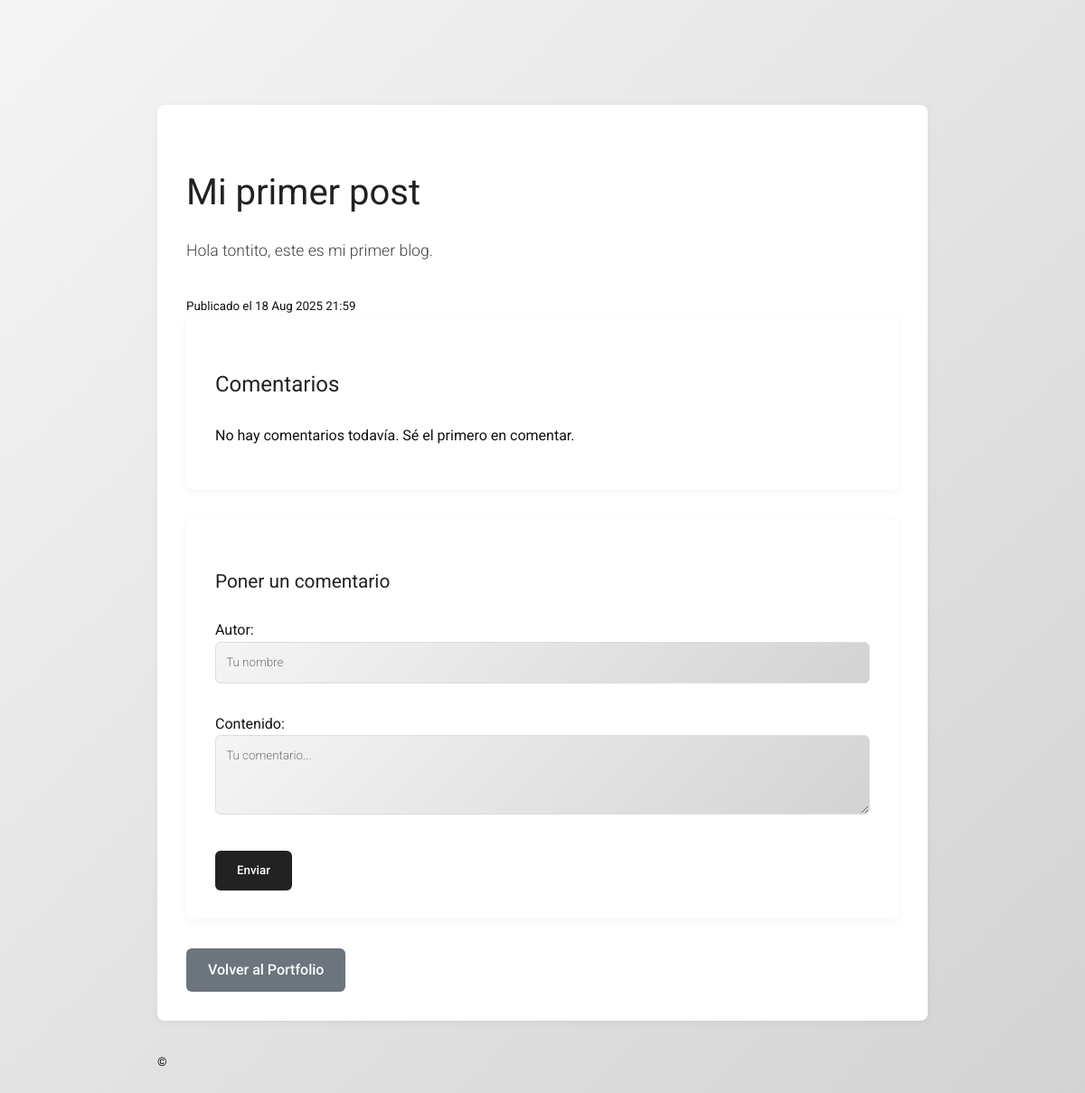
The app's page /blog/2/ with its own data.
### blog/models.py (models this page shows, shortened)
class Post(models.Model):
    titulo = models.CharField(max_length=200)
    contenido = models.TextField()
    imagen = models.ImageField(upload_to='posts/', blank=True, null=True)
    creado = models.DateTimeField(default=timezone.now)

### blog/views.py (the view)
# urls.py: path('<int:pk>/', views.post_detail, name='post_detail'),
def post_detail(request, pk):
    post = get_object_or_404(Post, pk=pk)
    comentarios = post.comentarios.filter(padre__isnull=True).order_by('-creado')
    if request.method == 'POST':
        form = ComentarioForm(request.POST)
        padre_id = request.POST.get('padre_id')
        if form.is_valid():
            comentario = form.save(commit=False)
            comentario.post = post
            if padre_id:
                comentario.padre = Comentario.objects.get(id=padre_id)
            comentario.save()
            return redirect('post_detail', pk=post.pk)
    else:
        form = ComentarioForm()
    return render(request, 'blog/post_detail.html', {
        'post': post,
        'comentarios': comentarios,
        'form': form
    })

### blog/forms.py
class ComentarioForm(forms.ModelForm):
    class Meta:
        model = Comentario
        fields = ['autor', 'contenido']
        widgets = {
            'autor': forms.TextInput(attrs={'placeholder': 'Tu nombre', 'class': 'input-com'}),
            'contenido': forms.Textarea(attrs={'placeholder': 'Tu comentario...', 'rows': 3, 'class': 'textarea-com'}),
        }

### blog/templates/blog/post_detail.html (shortened to what this page needs)
{% extends "blog/base_blog.html" %}
{% block content %}
<section id="post-detail-container">
    <div class="post-detail">
        <article class="post-content">
            <h2 class="post-title">{{ post.titulo }}</h2>
            <p class="post-body">{{ post.contenido }}</p>
            <div class="post-meta">
                <small>Publicado el {{ post.creado|date:"d M Y H:i" }}</small>
            </div>
        </article>
        <div class="comments-section">
            <h3>Comentarios</h3>
            {% for comentario in post.comentarios.all %}
                <div class="comentario">
                    <div class="comentario-header">
                        <span class="comentario-usuario">
                            @{{ comentario.autor }}
                        </span>
                    </div>
                    <div class="comentario-body">
                        <p>{{ comentario.contenido }}</p>
                    </div>
                    <div class="comentario-footer">
                        <small>{{ comentario.creado|date:"d M Y H:i" }}</small>
                        <a href="#" class="comentario-reply">Responder</a>
                    </div>
                    {% for respuesta in comentario.respuestas.all %}
                        <div class="respuesta">
                            <div class="comentario-header">
                                <span class="comentario-usuario">
                                    @{{ respuesta.autor }}
                                </span>
                            </div>
                            <div class="comentario-body">
                                <p>{{ respuesta.contenido }}</p>
                            </div>
                            <div class="comentario-footer">
                                <small>{{ respuesta.creado|date:"d M Y H:i" }}</small>
                            </div>
                        </div>
                    {% endfor %}
                </div>
            {% empty %}
                <p>No hay comentarios todavía. Sé el primero en comentar.</p>
            {% endfor %}
        </div>
        <div class="form-comentario">
            <h3>Poner un comentario</h3>
            <form method="POST">
                {{ form.as_p }}
                <button type="submit">Enviar</button>
            </form>
        </div>
        <a href="{% url 'home' %}" class="btn-volver">Volver al Portfolio</a>
      </div>
</section>
{% endblock %}

### blog/static/blog/css/blog.css (style rules this page uses)
:root { --color-bg: #fff; --color-text: #111; --color-accent: #222; --color-btn: #fff; --color-btn-bg: #222; --color-btn-hover: #fff; --color-btn-bg-hover: #444; --color-border: #222; --color-gradient: linear-gradient(135deg, #f5f5f5 0%, #d3d3d3 100%); }
body, input, textarea, select, button { font-family: 'Roboto', sans-serif; color: var(--color-text); background: var(--color-gradient); line-height: 1.6; margin: 0; padding: 0; box-sizing: border-box; }
.blog-page { max-width: 900px; margin: 0 auto; padding: 6em 1.5em 2em 1.5em; }
.post-detail { background: var(--color-bg); padding: 2rem; border-radius: 8px; box-shadow: 0 2px 10px rgba(0,0,0,0.05); margin-bottom: 2rem; }
.post-title { font-weight: 400; font-size: 2.5rem; color: var(--color-accent); margin-bottom: 1rem; }
.post-body { font-weight: 300; font-size: 1.1rem; color: #444; line-height: 1.7; margin-bottom: 2rem; }
.comments-section { background: var(--color-bg); padding: 2rem; border-radius: 8px; box-shadow: 0 2px 10px rgba(0,0,0,0.05); margin-bottom: 2rem; }
.comments-section h3 { font-weight: 400; font-size: 1.5rem; margin-bottom: 1.5rem; color: var(--color-accent); }
.form-comentario { background: var(--color-bg); padding: 2rem; border-radius: 8px; box-shadow: 0 2px 10px rgba(0,0,0,0.05); margin-bottom: 2rem; }
.form-comentario h3 { font-weight: 400; font-size: 1.3rem; margin-bottom: 1.5rem; color: var(--color-accent); }
.form-comentario input[type="text"], .form-comentario input[type="email"], .form-comentario textarea { width: 100%; padding: 0.7rem; border: 1px solid #ddd; border-radius: 6px; margin-bottom: 1rem; font-weight: 300; }
.form-comentario button[type="submit"] { background: var(--color-btn-bg); color: var(--color-btn); border: none; border-radius: 6px; padding: 0.7rem 1.5rem; cursor: pointer; font-weight: 500; transition: background 0.2s; }
.btn-volver { background: #6c757d; color: white; padding: 0.7rem 1.5rem; border-radius: 6px; display: inline-block; text-decoration: none; font-weight: 500; }

### records on screen
Post: titulo "Mi primer post", contenido "Hola tontito, este es mi primer blog.", creado "18 Aug 2025 21:59"
